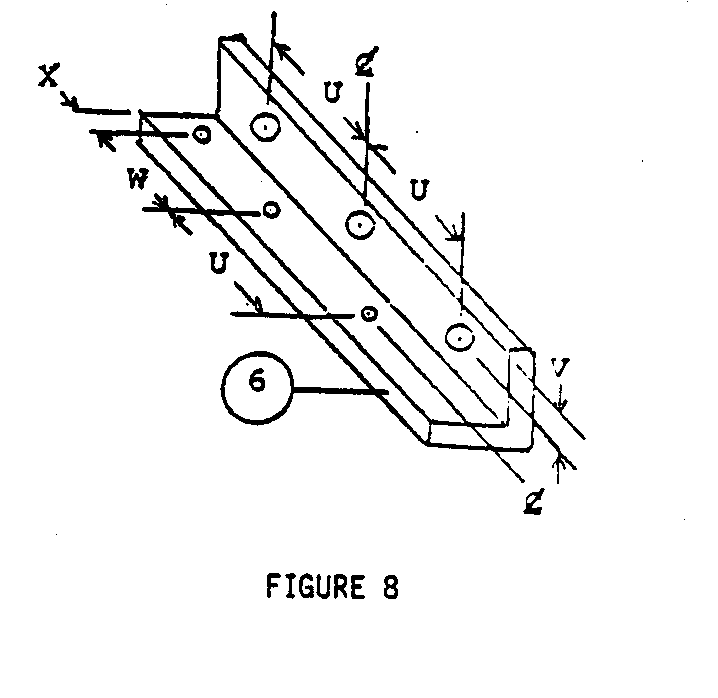
#> input picture alambrado/ref/clf8x7.gif, 718 x 698 px, found by its file name
$ python zoom_figs.py
#> lines starting #> are read from the running program, lines starting #| are printed output that depends on the picture; after the words box and inside, x2 and y2 are one past the last pixel; in counts of white or black regions, pixels touching at a corner belong together
#!/usr/bin/env python3
"""Recortes ampliados das figuras recuperadas (para leitura de cotas)."""
import os

from PIL import Image

os.makedirs("ref/zoom", exist_ok=True)
jobs = [
    ("clf8x7.gif", "f8_topleft", (0.00, 0.00, 0.55, 0.55)),
    ("clf8x7.gif", "f8_botright", (0.45, 0.45, 1.00, 1.00)),
    ("clf9x8.gif", "f9_top", (0.25, 0.00, 1.00, 0.40)),
    ("clf9x8.gif", "f9_mid", (0.15, 0.30, 0.85, 0.75)),
    ("clf9x8.gif", "f9_bot", (0.25, 0.62, 1.00, 0.98)),
    ("clf7x7.gif", "f7_eye", (0.00, 0.00, 0.40, 0.40)),
    ("clf7x7.gif", "f7_bot", (0.55, 0.40, 1.00, 0.98)),
    ("CLF15X3.gif", "f15_yz", (0.50, 0.00, 1.00, 0.38)),
    ("CLF15X3.gif", "f15_tab", (0.00, 0.38, 0.55, 0.55)),
]
for src, name, box in jobs:
    im = Image.open("ref/" + src).convert("RGB")
#> im is the input picture: PIL image 718x698 RGB; 95.4% white; 45 black regions (16 under 20 px), largest, box (x1, y1, x2, y2) and area: (89, 11, 586, 484) 16667, (390, 304, 498, 419) 491, (60, 91, 131, 115) 479
    w, h = im.size
#> w = 718; h = 698
    c = im.crop((int(box[0] * w), int(box[1] * h), int(box[2] * w), int(box[3] * h)))
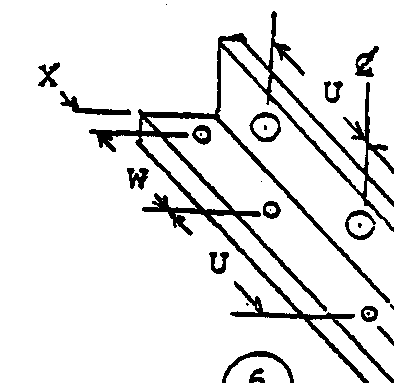
#> c: PIL image 394x383 RGB; 90.4% white; 24 black regions (9 under 20 px), largest, box (x1, y1, x2, y2) and area: (89, 11, 394, 383) 10698, (60, 91, 131, 115) 479, (222, 351, 294, 383) 441
    c = c.resize((c.width * 8, c.height * 8), Image.LANCZOS)
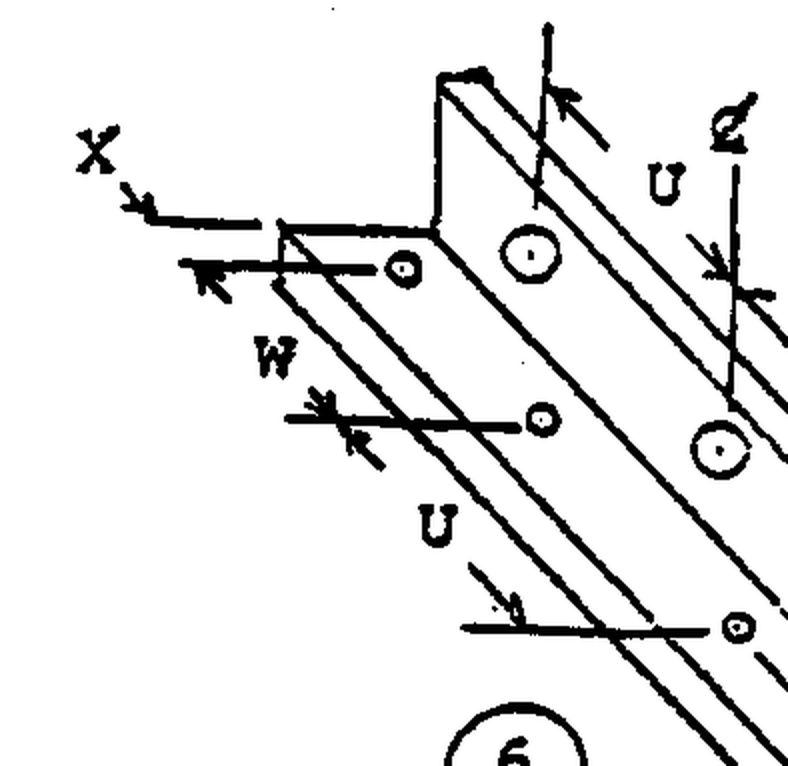
#> c: PIL image 3152x3064 RGB (shown at 1/4 size); min 0, max 255, mean 230.5
    c.save("ref/zoom/" + name + ".png")
    print(name, c.size)
#| f8_topleft (3152, 3064)
#> pass 3 of the loop `for src, name, box in jobs:`:
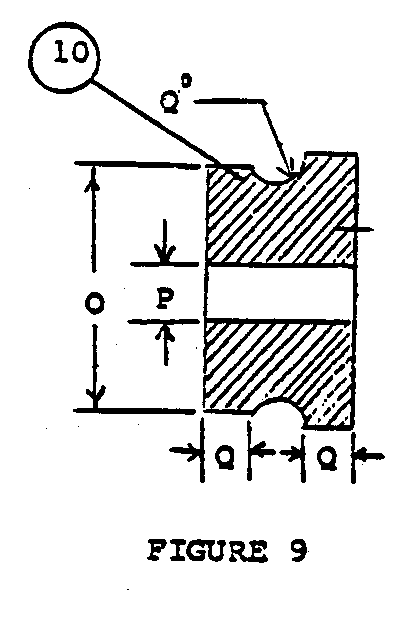
#> input picture alambrado/ref/clf9x8.gif, 414 x 620 px, found by its file name
#> im is the input picture: PIL image 414x620 RGB; 90% white; 47 black regions (18 under 20 px), largest, box (x1, y1, x2, y2) and area: (28, 21, 374, 431) 15947, (74, 161, 201, 273) 1215, (73, 324, 196, 415) 1137
#> `c = im.crop((int(box[0] * w), int(box[1] * h), int(box[2] * w), int(bo..`:
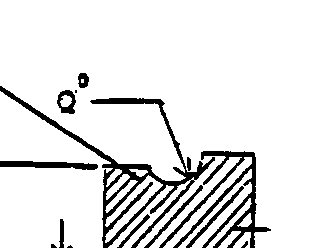
#> c: PIL image 311x248 RGB; 89.5% white; 14 black regions (3 under 20 px), largest, box (x1, y1, x2, y2) and area: (0, 86, 215, 248) 3786, (159, 151, 271, 248) 2342, (0, 161, 98, 170) 573
#> `c = c.resize((c.width * 8, c.height * 8), Image.LANCZOS)`:
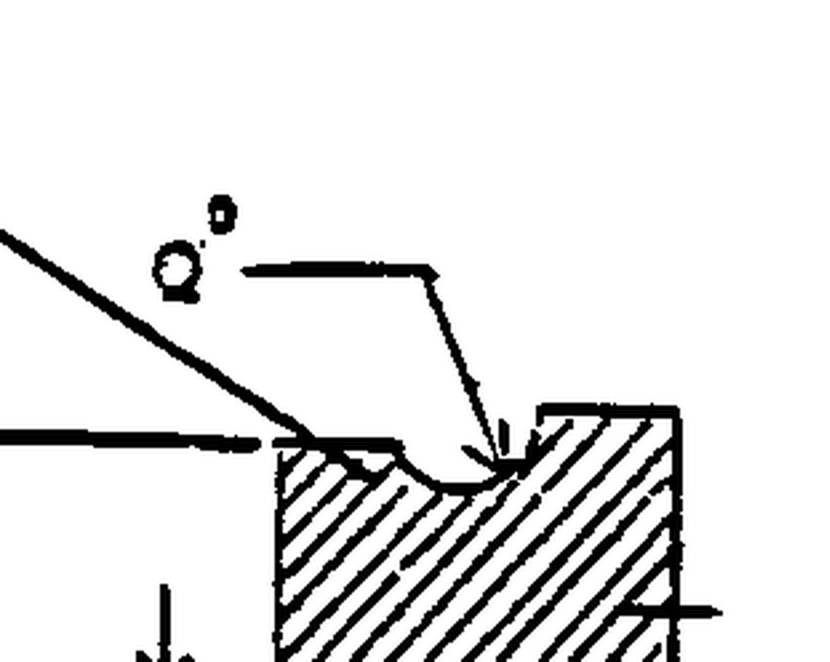
#> c: PIL image 2488x1984 RGB (shown at 1/3 size); min 0, max 255, mean 228.4
#| f9_top (2488, 1984)
#> the loop made 9 passes; the first 3 are shown
